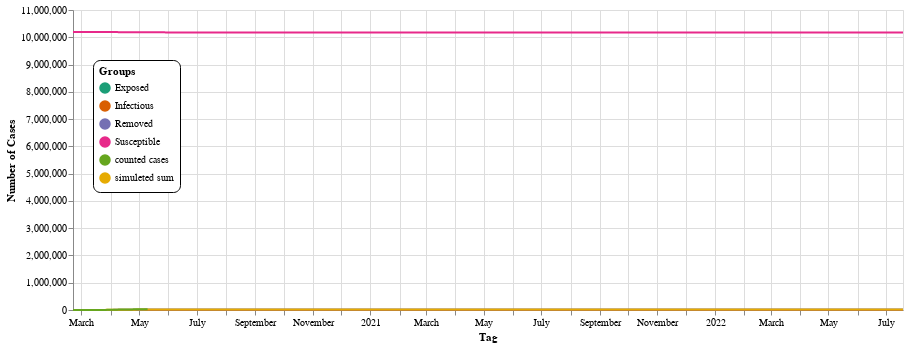

The cell this chart's notebook holds for it:
### Markdown cell above
It is easy to see in the diagram that the model follows the real numbers with small deviations.

On this basis, you can now calculate a forecast for the next 800 days:

### Code cell
def prediction(prediction_days=365, max_val=bev_de, r4=r3, r5=r3,
               it1 = dt.datetime(year=2020, month=3, day=14),
               it2 = dt.datetime(year=2020, month=3, day=20),
               it3 = dt.datetime(year=2020, month=4, day=27),
               it4 = dt.datetime(year=2020, month=5, day=4),
               it5 = dt.datetime(year=2020, month=5, day=4)):
    cases = np.array(data["Number of cases"])
    times = np.arange(0., len(cases), 1.0)
    model = SEIR(p0=(bev_de-data["Number of cases"][0], 0, data["Number of cases"][0], 0),
                 intervention_times=[(it1-data["Tag"][0]).days, 
                                     (it2-data["Tag"][0]).days, 
                                     (it3-data["Tag"][0]).days, 
                                     (it4-data["Tag"][0]).days,
                                     (it5-data["Tag"][0]).days],
                 t_vals=times)
    times = np.arange(0., len(cases)+prediction_days, 1.0)
    seir_predictions = model.getSEIR(times, [r0, r1, r2, r3, r4, r5], e0)
    sum_predictions = np.sum(seir_predictions[:, 1:], axis=1)
    dates = [data["Tag"][0] + dt.timedelta(days=i) for i in times]
    seir_data = pd.DataFrame(np.concatenate([
        np.concatenate([np.stack([dates, clip_values(seir_predictions[:, i], max_val), [t]*len(times)], axis=1)
                        for i, t in enumerate(["Susceptible", "Exposed", "Infectious", "Removed"])]),
        np.stack([dates, clip_values(sum_predictions, max_val), ["simuleted sum"]*len(times)], axis=1)]),
        columns=("Tag", "Number of cases", "Type")
    )
    data["Type"] = "counted cases"
    return seir_data.append(data, ignore_index=True)

chart = plot(prediction(prediction_days=800), legendY=50, height=300)
chart

### Figure 1 — Vega-Lite specification as saved in the notebook (floating-point values rounded to 4 significant figures; data arrays with more than 128 entries replaced by an {"elided": "..."} marker saying what was removed)
{"config": {"view": {"continuousWidth": 400, "continuousHeight": 300}}, "layer": [{"mark": {"type": "line", "point": false}, "encoding": {"color": {"type": "nominal", "field": "Type", "legend": {"cornerRadius": 7, "fillColor": "white", "legendX": 20, "legendY": 50, "orient": "none", "padding": 6, "strokeColor": "black", "title": "Groups"}, "scale": {"scheme": "dark2"}}, "x": {"type": "temporal", "field": "Tag", "title": "Tag"}, "y": {"type": "quantitative", "field": "Number of cases", "title": "Number of Cases"}}}, {"mark": "point", "encoding": {"opacity": {"value": 0}, "x": {"type": "temporal", "field": "Tag", "title": "Tag"}}, "selection": {"selector002": {"type": "single", "nearest": true, "on": "mouseover", "fields": ["Tag"], "empty": "none"}}}, {"mark": "point", "encoding": {"color": {"type": "nominal", "field": "Type", "legend": {"cornerRadius": 7, "fillColor": "white", "legendX": 20, "legendY": 50, "orient": "none", "padding": 6, "strokeColor": "black", "title": "Groups"}, "scale": {"scheme": "dark2"}}, "opacity": {"condition": {"value": 1, "selection": "selector002"}, "value": 0}, "x": {"type": "temporal", "field": "Tag", "title": "Tag"}, "y": {"type": "quantitative", "field": "Number of cases", "title": "Number of Cases"}}}, {"mark": {"type": "rule", "color": "gray"}, "encoding": {"x": {"type": "temporal", "field": "Tag", "title": "Tag"}}, "transform": [{"filter": {"selection": "selector002"}}]}, {"mark": {"type": "text", "align": "left", "dx": 4, "dy": -8}, "encoding": {"color": {"type": "nominal", "field": "Type", "legend": {"cornerRadius": 7, "fillColor": "white", "legendX": 20, "legendY": 50, "orient": "none", "padding": 6, "strokeColor": "black", "title": "Groups"}, "scale": {"scheme": "dark2"}}, "text": {"condition": {"type": "quantitative", "field": "Number of cases", "selection": "selector002"}, "value": " "}, "x": {"type": "temporal", "field": "Tag", "title": "Tag"}, "y": {"type": "quantitative", "field": "Number of cases", "title": "Number of Cases"}}}, {"mark": {"type": "text", "align": "left", "dx": 4, "dy": -8}, "encoding": {"color": {"value": "gray"}, "text": {"condition": {"type": "temporal", "field": "Tag", "selection": "selector002"}, "value": " "}, "x": {"type": "temporal", "field": "Tag", "title": "Tag"}, "y": {"value": 16}}, "transform": [{"filter": {"selection": "selector002"}}]}], "data": {"name": "data-c73016b5b12b662a6f31566b8ed0d270"}, "height": 300, "width": 830, "$schema": "https://vega.github.io/schema/vega-lite/v4.8.1.json", "datasets": {"data-c73016b5b12b662a6f31566b8ed0d270": {"elided": "4480 records"}}}
